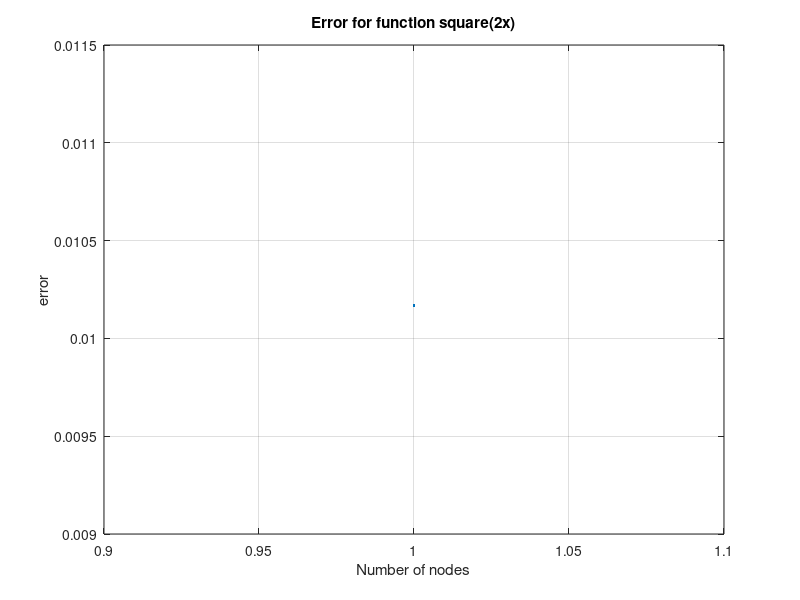
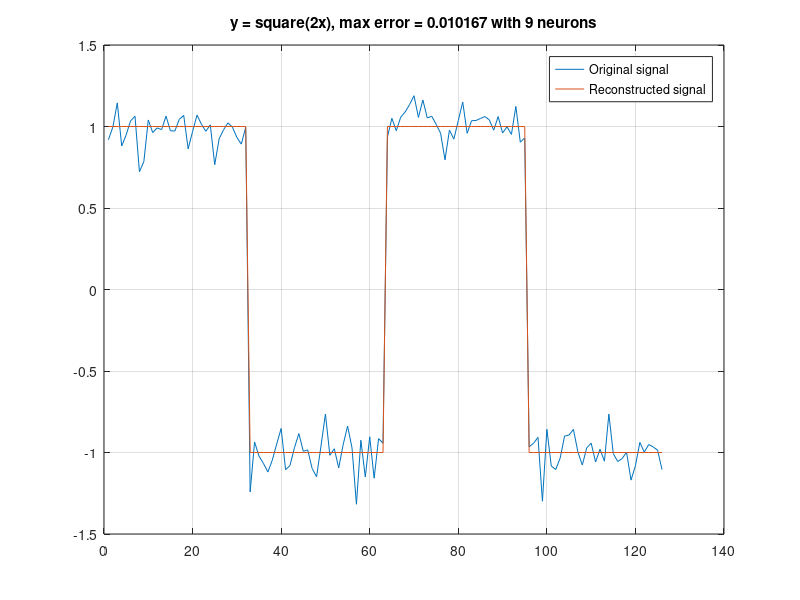

Recreate these plots in MATLAB, in order.
clc
clear all
close all

pattern = 0:0.1:2*pi;
pattern=pattern'; %column vector required
test = 0:0.05:2*pi;
test = test'; %column vector required

tr = square(2*pattern); %train sets
ts = square(2*test); %test sets

%%%%% Noise
r = 0 + 0.1*randn(length(pattern),1);
tr = tr + r;
r1 = 0 + 0.1*randn(length(test),1);
ts = ts +r1;
%%%%%

MAX_RBFs = 1000;
residual = zeros(MAX_RBFs,1);
e = 10;
n = 8;
residual = [ ];


while((e > 0.1) && (n < MAX_RBFs)) 
    n = n+1;
    mu = linspace(0,2*pi,n); %RBFs equally spaced in [0,2pi]
    %mu = 2*pi.*rand(1,n);  %RBFs randomly spaced in [0,2pi]
    d = max(pattern) - min(pattern); %maximum distance between datapoint
    sigma = d/sqrt(2*n); %common choice from book, pag. 119
    
    %Training
        x = repmat(pattern,1,n); %just repeat column-input vector for each of n columns
        A = repmat(mu,length(pattern),1); %just repeat row-vector mu for each of the N rows
        A2 = ((x-A).^2)/(2*sigma^2);
        phi = exp(-A2);
        %Batch update
        w2 = pinv(phi) * tr;
        
    %Testing
        x = repmat(test,1,n); %just repeat column-input vector for each of n columns
        A = repmat(mu,length(test),1); %just repeat row-vector mu for each of the N rows
        A2 = ((x-A).^2)/(2*sigma^2);
        phi = exp(-A2);
        y_reconstructed = phi*w2;
        y_reconstructed = 2*(y_reconstructed > 0) -1 ; %By Thresholding I can set the error to zero
        e = sum((y_reconstructed - ts).^2)/length(y_reconstructed);
        residual = [residual e];
end

figure
    plot(residual)
    grid on
    title('Error for function square(2x)')
    xlabel('Number of nodes')
    ylabel('error')

figure
    plot(ts)
    hold on
    plot(y_reconstructed)
    grid on
    title(['y = square(2x), max error = ',num2str(e),' with ', num2str(n) ,' neurons'])
    legend('Original signal','Reconstructed signal')
    %axis([-inf inf -1.1 1.1])